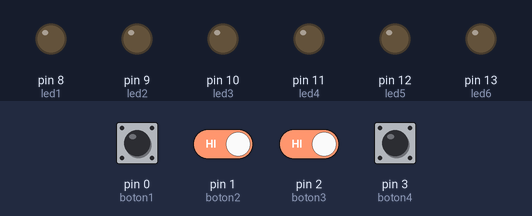
Bench run of a sketch on a simulated Arduino Uno, built with avr-gcc and run on an emulated ATmega328P. Parts: output pins drawn as LEDs (lit = HIGH). The inputs (shaded band) are chosen by the test bench; at power-on: pin 1 (boton2), pin 2 (boton3), pin 3 (boton4) HIGH, pin 0 (boton1) LOW.

Above: at 1.2 s.
1.3 s: pin 1 (boton2) driven LOW and pin 2 (boton3) driven LOW
At 1.45 s:
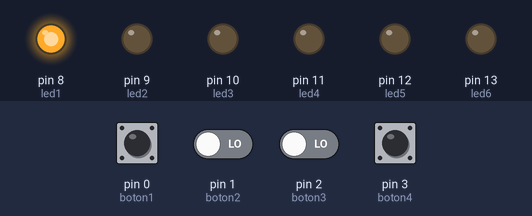
At 2.05 s:
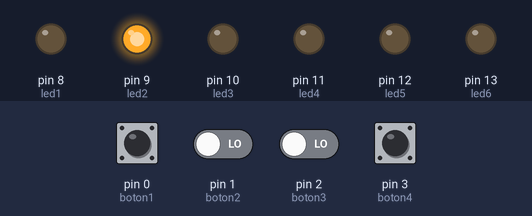
Timing chart, 0 to 13.3 s (numbered marks = the images above; inputs shaded):
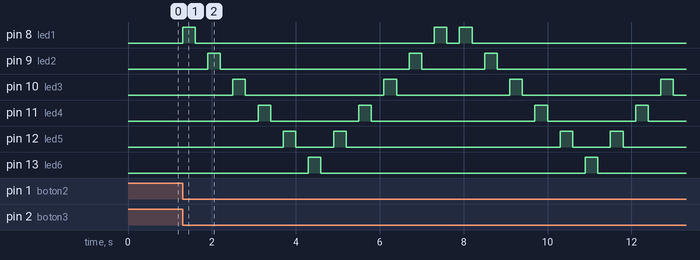

Measured:
- after the input at 1.3 s, pin 8 (led1): goes HIGH 0.30 s, LOW 5.7 s, HIGH 0.30 s, LOW 0.30 s, HIGH 0.30 s, then LOW, starting at once; pin 9 (led2): goes HIGH 0.30 s, LOW 4.5 s, HIGH 0.30 s, LOW 1.5 s, HIGH 0.30 s, then LOW, starting after 0.60 s

The sketch:

Deber1.ino
```cpp
/*
 * CAP II: PUERTOS DIGITALES
 * CODIGO3: puertos digitales configurados como entradas
 * OBJETIVOS: Uso de ciclos while, if, for, switch
 * FUNCIONES:
 *           PinMode(pin,MODO)
 *                       MODO->INPUT/OUTPUT
 *                       ESTADO-> HIGH, Low
 *           delay(ms)
 *                 ms-> tiempo en milisegundos
 */
 int led1= 8; //
 int led2= 9; //
 int led3=10; //
 int led4=11;
 int led5=12;
 int led6=13;

 int boton1=0;
 int boton2=1;
 int boton3=2;
 int boton4=3;

 int i;
 int j;

void setup() {
  pinMode(led1,OUTPUT); // pin 8 como salida
  pinMode(led2,OUTPUT); // pin 9 como salida
  pinMode(led3,OUTPUT); // pin 10 como salida
  pinMode(led4,OUTPUT);
  pinMode(led5,OUTPUT);
  pinMode(led6,OUTPUT);
  pinMode(boton1,INPUT); // pin 7 como salida
  pinMode(boton2,INPUT); // pin 6 como salida
  pinMode(boton3,INPUT);
  pinMode(boton4,INPUT);
}

void loop() {
//Juego 1
  if(digitalRead(boton1)==HIGH && digitalRead(boton2)==LOW && digitalRead(boton3)==LOW && digitalRead(boton4)==LOW){

    for(i=0;i<10;i++){
      digitalWrite(led2,HIGH);
      digitalWrite(led4,HIGH);
      digitalWrite(led6,HIGH);
      delay(300);
      digitalWrite(led2,LOW);
      digitalWrite(led4,LOW);
      digitalWrite(led6,LOW);
      delay(300);
      }
    }

// Juego 2
if(digitalRead(boton2)==HIGH && digitalRead(boton1)==LOW && digitalRead(boton3)==LOW && digitalRead(boton4)==LOW){

    for(i=0;i<10;i++){
      digitalWrite(led1,HIGH);
      digitalWrite(led3,HIGH);
      digitalWrite(led5,HIGH);
      delay(300);
      digitalWrite(led1,LOW);
      digitalWrite(led3,LOW);
      digitalWrite(led5,LOW);
      delay(300);
      }
    }
// Juego 3
if(digitalRead(boton3)==HIGH && digitalRead(boton1)==LOW && digitalRead(boton2)==LOW && digitalRead(boton4)==LOW){

    for(i=0;i<5;i++){
      digitalWrite(led1,HIGH);
      delay(300);
      digitalWrite(led1,LOW);
      delay(300);
      digitalWrite(led2,HIGH);
      delay(300);
      digitalWrite(led2,LOW);
      delay(300);
      digitalWrite(led3,HIGH);
      delay(300);
      digitalWrite(led3,LOW);
      delay(300);
      digitalWrite(led4,HIGH);
      delay(300);
      digitalWrite(led4,LOW);
      delay(300);
      digitalWrite(led5,HIGH);
      delay(300);
      digitalWrite(led5,LOW);
      delay(300);
      digitalWrite(led6,HIGH);
      delay(300);
      digitalWrite(led6,LOW);
      delay(300);
      }
    }
    // Juego 3
if(digitalRead(boton4)==HIGH && digitalRead(boton1)==LOW && digitalRead(boton2)==LOW && digitalRead(boton3)==LOW){

    for(i=0;i<5;i++){
      digitalWrite(led1,HIGH);
      delay(300);
      digitalWrite(led1,LOW);
      delay(300);
      digitalWrite(led2,HIGH);
      delay(300);
      digitalWrite(led2,LOW);
      delay(300);
      digitalWrite(led3,HIGH);
      delay(300);
      digitalWrite(led3,LOW);
      delay(300);
      digitalWrite(led4,HIGH);
      delay(300);
      digitalWrite(led4,LOW);
      delay(300);
      digitalWrite(led5,HIGH);
      delay(300);
      digitalWrite(led5,LOW);
      delay(300);
      digitalWrite(led6,HIGH);
      delay(300);
      digitalWrite(led6,LOW);
      delay(300);
      digitalWrite(led5,HIGH);
      delay(300);
      digitalWrite(led5,LOW);
      delay(300);
      digitalWrite(led4,HIGH);
      delay(300);
      digitalWrite(led4,LOW);
      delay(300);
      digitalWrite(led3,HIGH);
      delay(300);
      digitalWrite(led3,LOW);
      delay(300);
      digitalWrite(led2,HIGH);
      delay(300);
      digitalWrite(led2,LOW);
      delay(300);
      digitalWrite(led1,HIGH);
      delay(300);
      digitalWrite(led1,LOW);
      delay(300);
      }
    }
}
```
